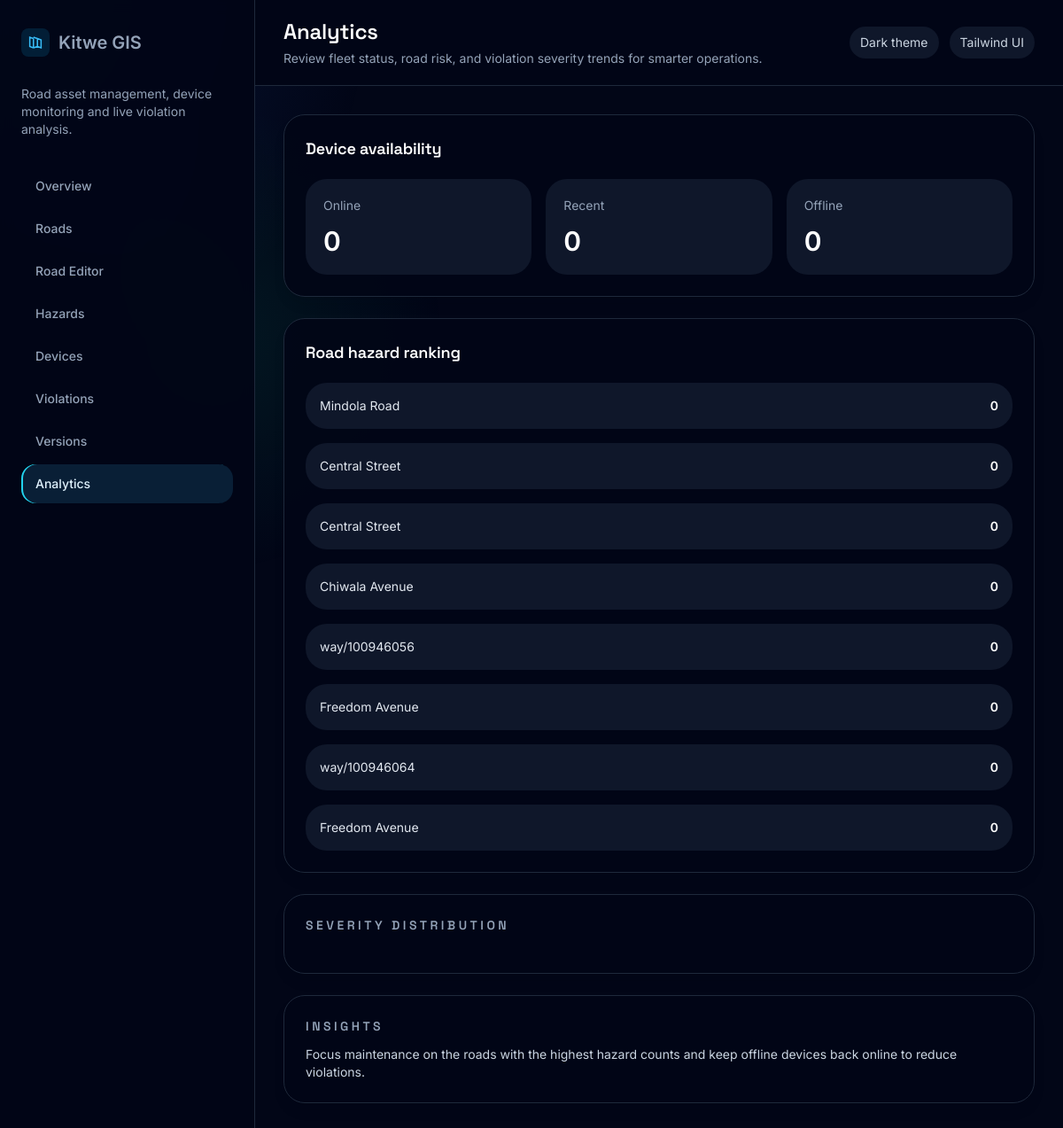
/analytics/, run on an earlier commit of the app's database.
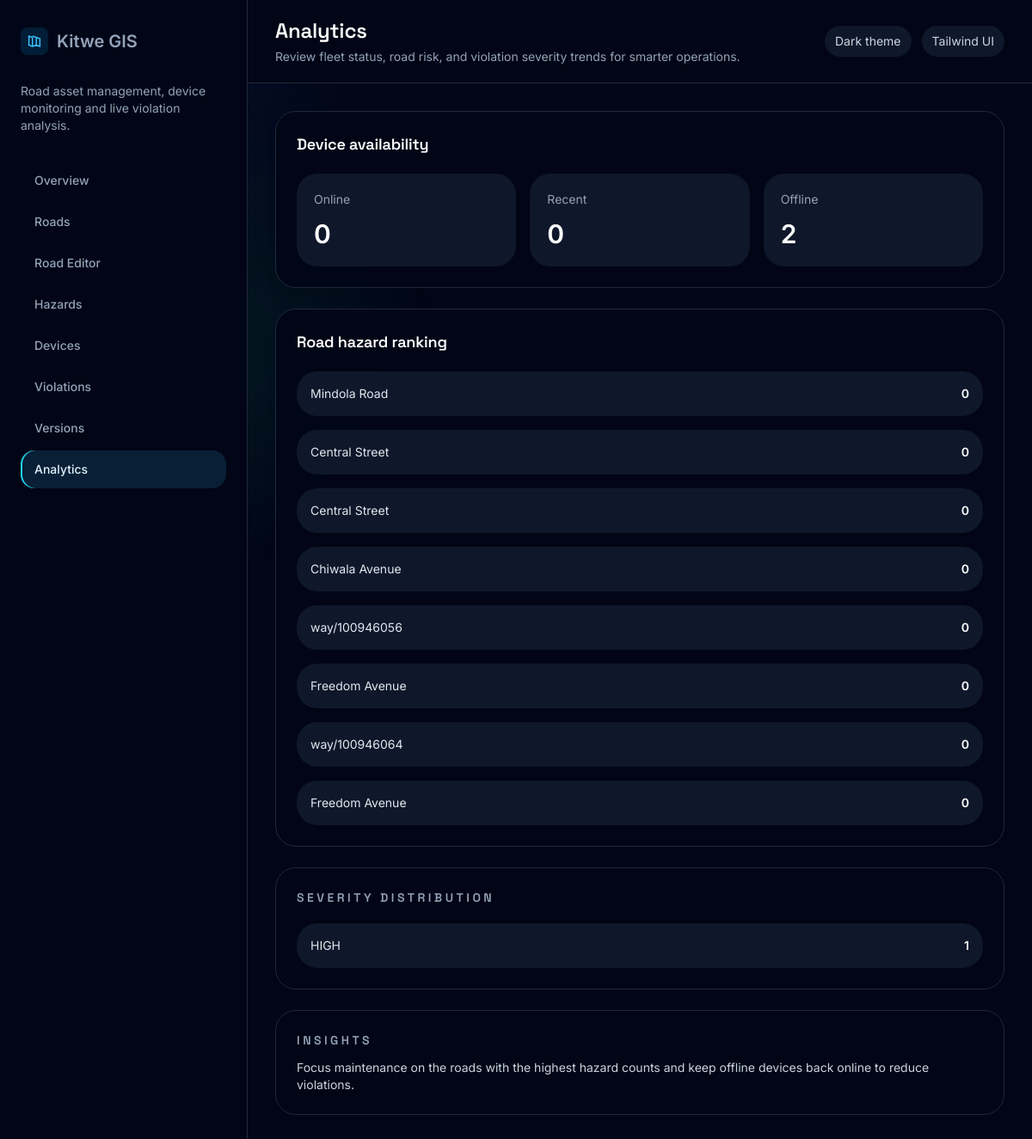
And on a later commit of the database.
### api/models.py (models this page shows, shortened)
class Violation(models.Model):
    VIOLATION_SPEEDING = 'SPEEDING'
    VIOLATION_CHOICES = [
        (VIOLATION_SPEEDING, 'Speeding'),
    ]
    SEVERITY_LOW = 'LOW'
    SEVERITY_MEDIUM = 'MEDIUM'
    SEVERITY_HIGH = 'HIGH'
    SEVERITY_CHOICES = [
        (SEVERITY_LOW, 'Low'),
        (SEVERITY_MEDIUM, 'Medium'),
        (SEVERITY_HIGH, 'High'),
    ]
    device = models.ForeignKey(Device, related_name='violations', on_delete=models.CASCADE)
    telemetry = models.ForeignKey(Telemetry, related_name='violations', on_delete=models.CASCADE)
    violation_type = models.CharField(max_length=32, choices=VIOLATION_CHOICES, default=VIOLATION_SPEEDING)
    speed = models.DecimalField(max_digits=6, decimal_places=2)
    speed_limit = models.DecimalField(max_digits=6, decimal_places=2)
    latitude = models.DecimalField(max_digits=10, decimal_places=7)
    longitude = models.DecimalField(max_digits=10, decimal_places=7)
    severity = models.CharField(max_length=10, choices=SEVERITY_CHOICES)
    created_at = models.DateTimeField(auto_now_add=True)
    class Meta:
        ordering = ['-created_at']

### dashboard/views.py (the view)
# urls.py: path('analytics/', analytics_view, name='dashboard-analytics'),
def analytics_view(request):
    status_counts = {'online': 0, 'recent': 0, 'offline': 0}
    for device in Device.objects.all():
        status_counts[_device_status(device.last_seen)] += 1
    road_usage = list(
        Road.objects.annotate(hazard_count=Count('hazards')).order_by('-hazard_count').values('name', 'hazard_count')[:8]
    )
    severity_counts = list(
        Violation.objects.values('severity').annotate(count=Count('id')).order_by('-count')
    )
    return render(request, 'dashboard/analytics.html', {
        'page': 'analytics',
        'status_counts': status_counts,
        'road_usage': road_usage,
        'severity_counts': severity_counts,
    })

### dashboard/views.py (called while the page is built)
def _device_status(last_seen):
    if not last_seen:
        return 'offline'
    age = (timezone.now() - last_seen).total_seconds()
    if age <= 300:
        return 'online'
    if age <= 900:
        return 'recent'
    return 'offline'

### dashboard/templates/dashboard/analytics.html (shortened to what this page needs)
{% extends 'dashboard/base.html' %}
{% block page_heading %}Analytics{% endblock %}
{% block page_description %}Review fleet status, road risk, and violation severity trends for smarter operations.{% endblock %}
{% block content %}
<div class="grid gap-6 xl:grid-cols-[1.1fr_0.9fr]">
    <div class="space-y-6">
        <div class="rounded-3xl border border-slate-800 bg-slate-950/90 p-6 shadow-lg shadow-slate-950/10">
            <h3 class="text-lg font-semibold text-white">Device availability</h3>
            <div class="mt-5 grid gap-4 sm:grid-cols-3">
                <div class="rounded-3xl bg-slate-900 p-5 text-sm text-slate-200">
                    <p class="text-slate-400">Online</p>
                    <p class="mt-3 text-3xl font-semibold text-white">{{ status_counts.online }}</p>
                </div>
                <div class="rounded-3xl bg-slate-900 p-5 text-sm text-slate-200">
                    <p class="text-slate-400">Recent</p>
                    <p class="mt-3 text-3xl font-semibold text-white">{{ status_counts.recent }}</p>
                </div>
                <div class="rounded-3xl bg-slate-900 p-5 text-sm text-slate-200">
                    <p class="text-slate-400">Offline</p>
                    <p class="mt-3 text-3xl font-semibold text-white">{{ status_counts.offline }}</p>
                </div>
            </div>
        </div>
        <div class="rounded-3xl border border-slate-800 bg-slate-950/90 p-6 shadow-lg shadow-slate-950/10">
            <h3 class="text-lg font-semibold text-white">Road hazard ranking</h3>
            <div class="mt-5 space-y-4">
                {% for road in road_usage %}
                <div class="rounded-3xl bg-slate-900 p-4 text-sm text-slate-200">
                    <div class="flex items-center justify-between gap-3">
                        <span>{{ road.name }}</span>
                        <span class="font-semibold text-white">{{ road.hazard_count }}</span>
                    </div>
                </div>
                {% endfor %}
            </div>
        </div>
    </div>
    <aside class="space-y-6">
        <div class="rounded-3xl border border-slate-800 bg-slate-950/90 p-6 shadow-lg shadow-slate-950/10">
            <h3 class="text-sm font-semibold uppercase tracking-[0.25em] text-slate-400">Severity distribution</h3>
            <div class="mt-5 space-y-4">
                {% for row in severity_counts %}
                <div class="rounded-3xl bg-slate-900 p-4 text-sm text-slate-200">
                    <div class="flex items-center justify-between gap-3">
                        <span>{{ row.severity|capfirst }}</span>
                        <span class="font-semibold text-white">{{ row.count }}</span>
                    </div>
                </div>
                {% endfor %}
            </div>
        </div>
        <div class="rounded-3xl border border-slate-800 bg-slate-950/90 p-6 shadow-lg shadow-slate-950/10">
            <h3 class="text-sm font-semibold uppercase tracking-[0.25em] text-slate-400">Insights</h3>
            <p class="mt-3 text-sm text-slate-300">Focus maintenance on the roads with the highest hazard counts and keep offline devices back online to reduce violations.</p>
        </div>
    </aside>
</div>
{% endblock %}

What changed in the data, as far as the page shows it:
added Violation: severity "HIGH", count "1"
Also different on the page:
{{ status_counts.offline }}: "0" → "2"
